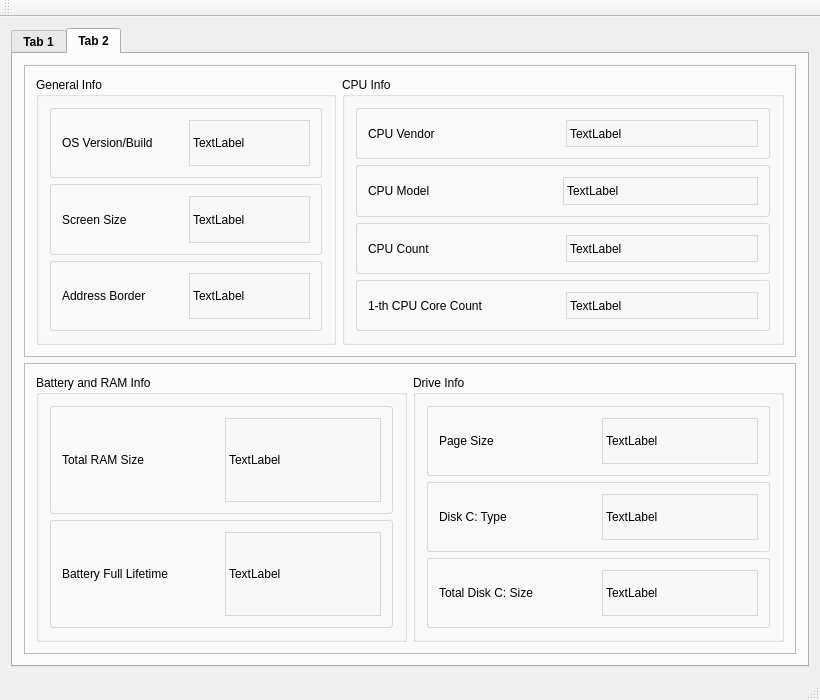
<?xml version="1.0" encoding="UTF-8"?>
<ui version="4.0">
 <class>MainWindow</class>
 <widget class="QMainWindow" name="MainWindow">
  <property name="geometry">
   <rect>
    <x>0</x>
    <y>0</y>
    <width>820</width>
    <height>700</height>
   </rect>
  </property>
  <property name="sizePolicy">
   <sizepolicy hsizetype="Fixed" vsizetype="Fixed">
    <horstretch>0</horstretch>
    <verstretch>0</verstretch>
   </sizepolicy>
  </property>
  <property name="minimumSize">
   <size>
    <width>820</width>
    <height>700</height>
   </size>
  </property>
  <property name="maximumSize">
   <size>
    <width>820</width>
    <height>700</height>
   </size>
  </property>
  <property name="windowTitle">
   <string>MainWindow</string>
  </property>
  <widget class="QWidget" name="centralWidget">
   <property name="sizePolicy">
    <sizepolicy hsizetype="Preferred" vsizetype="Preferred">
     <horstretch>0</horstretch>
     <verstretch>0</verstretch>
    </sizepolicy>
   </property>
   <property name="minimumSize">
    <size>
     <width>0</width>
     <height>0</height>
    </size>
   </property>
   <property name="maximumSize">
    <size>
     <width>16777215</width>
     <height>16777215</height>
    </size>
   </property>
   <layout class="QGridLayout" name="gridLayout">
    <item row="1" column="0">
     <widget class="QTabWidget" name="tabWidget">
      <property name="font">
       <font>
        <family>System</family>
        <weight>75</weight>
        <bold>true</bold>
       </font>
      </property>
      <property name="cursor">
       <cursorShape>ArrowCursor</cursorShape>
      </property>
      <property name="currentIndex">
       <number>1</number>
      </property>
      <widget class="QWidget" name="dynamicTab">
       <property name="font">
        <font>
         <family>System</family>
         <weight>75</weight>
         <bold>true</bold>
        </font>
       </property>
       <attribute name="title">
        <string>Tab 1</string>
       </attribute>
       <layout class="QGridLayout" name="gridLayout_2">
        <item row="0" column="0" colspan="2">
         <widget class="QFrame" name="frame_8">
          <property name="sizePolicy">
           <sizepolicy hsizetype="Fixed" vsizetype="Fixed">
            <horstretch>0</horstretch>
            <verstretch>0</verstretch>
           </sizepolicy>
          </property>
          <property name="minimumSize">
           <size>
            <width>775</width>
            <height>310</height>
           </size>
          </property>
          <property name="maximumSize">
           <size>
            <width>420</width>
            <height>310</height>
           </size>
          </property>
          <property name="frameShape">
           <enum>QFrame::StyledPanel</enum>
          </property>
          <property name="frameShadow">
           <enum>QFrame::Raised</enum>
          </property>
          <layout class="QGridLayout" name="gridLayout_14">
           <property name="topMargin">
            <number>0</number>
           </property>
           <property name="bottomMargin">
            <number>0</number>
           </property>
           <item row="0" column="1">
            <widget class="QGroupBox" name="groupBox_6">
             <property name="minimumSize">
              <size>
               <width>350</width>
               <height>0</height>
              </size>
             </property>
             <property name="maximumSize">
              <size>
               <width>16777215</width>
               <height>16777215</height>
              </size>
             </property>
             <property name="styleSheet">
              <string notr="true">.QFrame {
	border: 1px solid rgb(216, 216, 216);
	border-radius: 3px;
}

QFrame {;
	
	font: 75 8pt &quot;System&quot;;
}</string>
             </property>
             <property name="title">
              <string>Battery and Drive Info</string>
             </property>
             <layout class="QGridLayout" name="gridLayout_3">
              <item row="0" column="1">
               <widget class="QFrame" name="frame">
                <property name="styleSheet">
                 <string notr="true"/>
                </property>
                <property name="frameShape">
                 <enum>QFrame::StyledPanel</enum>
                </property>
                <property name="frameShadow">
                 <enum>QFrame::Raised</enum>
                </property>
                <layout class="QGridLayout" name="gridLayout_4">
                 <item row="0" column="1">
                  <widget class="QLabel" name="acPowerLabel">
                   <property name="styleSheet">
                    <string notr="true">.QLabel {
	background-color: rgb(247, 247, 247);
	border: 1px solid rgb(216, 216, 216)
}</string>
                   </property>
                   <property name="text">
                    <string>Unknown status</string>
                   </property>
                  </widget>
                 </item>
                 <item row="0" column="0">
                  <widget class="QLabel" name="label">
                   <property name="text">
                    <string>AC Power</string>
                   </property>
                  </widget>
                 </item>
                </layout>
               </widget>
              </item>
              <item row="2" column="1">
               <widget class="QFrame" name="frame_3">
                <property name="frameShape">
                 <enum>QFrame::StyledPanel</enum>
                </property>
                <property name="frameShadow">
                 <enum>QFrame::Raised</enum>
                </property>
                <layout class="QGridLayout" name="gridLayout_6">
                 <item row="0" column="1">
                  <widget class="QLabel" name="lifePercentLabel">
                   <property name="styleSheet">
                    <string notr="true">.QLabel {
	background-color: rgb(247, 247, 247);
	border: 1px solid rgb(216, 216, 216)
}</string>
                   </property>
                   <property name="text">
                    <string>30%</string>
                   </property>
                  </widget>
                 </item>
                 <item row="0" column="0">
                  <widget class="QLabel" name="label_5">
                   <property name="text">
                    <string>Life Percent</string>
                   </property>
                  </widget>
                 </item>
                </layout>
               </widget>
              </item>
              <item row="1" column="1">
               <widget class="QFrame" name="frame_2">
                <property name="frameShape">
                 <enum>QFrame::StyledPanel</enum>
                </property>
                <property name="frameShadow">
                 <enum>QFrame::Raised</enum>
                </property>
                <layout class="QGridLayout" name="gridLayout_5">
                 <item row="0" column="0">
                  <widget class="QLabel" name="label_3">
                   <property name="text">
                    <string>Charge Status</string>
                   </property>
                  </widget>
                 </item>
                 <item row="0" column="1">
                  <widget class="QLabel" name="chargeStatusLabel">
                   <property name="styleSheet">
                    <string notr="true">.QLabel {
	background-color: rgb(247, 247, 247);
	border: 1px solid rgb(216, 216, 216)
}</string>
                   </property>
                   <property name="text">
                    <string>High</string>
                   </property>
                  </widget>
                 </item>
                </layout>
               </widget>
              </item>
              <item row="3" column="1">
               <widget class="QFrame" name="frame_4">
                <property name="frameShape">
                 <enum>QFrame::StyledPanel</enum>
                </property>
                <property name="frameShadow">
                 <enum>QFrame::Raised</enum>
                </property>
                <layout class="QGridLayout" name="gridLayout_7">
                 <item row="0" column="0">
                  <widget class="QLabel" name="label_2">
                   <property name="text">
                    <string>LifeTime</string>
                   </property>
                  </widget>
                 </item>
                 <item row="0" column="1">
                  <widget class="QLabel" name="lifeTimeLabel">
                   <property name="styleSheet">
                    <string notr="true">.QLabel {
	background-color: rgb(247, 247, 247);
	border: 1px solid rgb(216, 216, 216)
}</string>
                   </property>
                   <property name="text">
                    <string>100 s</string>
                   </property>
                  </widget>
                 </item>
                </layout>
               </widget>
              </item>
              <item row="4" column="1">
               <widget class="QFrame" name="frame_7">
                <property name="frameShape">
                 <enum>QFrame::StyledPanel</enum>
                </property>
                <property name="frameShadow">
                 <enum>QFrame::Raised</enum>
                </property>
                <layout class="QGridLayout" name="gridLayout_13">
                 <item row="0" column="0">
                  <widget class="QLabel" name="label_7">
                   <property name="text">
                    <string>Disk C: Free Size</string>
                   </property>
                  </widget>
                 </item>
                 <item row="0" column="1">
                  <widget class="QLabel" name="driveFreeSizeLabel">
                   <property name="styleSheet">
                    <string notr="true">.QLabel {
	background-color: rgb(247, 247, 247);
	border: 1px solid rgb(216, 216, 216)
}</string>
                   </property>
                   <property name="text">
                    <string>TextLabel</string>
                   </property>
                  </widget>
                 </item>
                </layout>
               </widget>
              </item>
             </layout>
            </widget>
           </item>
           <item row="0" column="0">
            <widget class="QGroupBox" name="groupBox_5">
             <property name="sizePolicy">
              <sizepolicy hsizetype="Preferred" vsizetype="Preferred">
               <horstretch>0</horstretch>
               <verstretch>0</verstretch>
              </sizepolicy>
             </property>
             <property name="minimumSize">
              <size>
               <width>400</width>
               <height>0</height>
              </size>
             </property>
             <property name="maximumSize">
              <size>
               <width>16777215</width>
               <height>16777215</height>
              </size>
             </property>
             <property name="styleSheet">
              <string notr="true">.QFrame {
	border: 1px solid rgb(216, 216, 216);
	border-radius: 3px;
}

QFrame {;	
	font: 75 8pt &quot;System&quot;;
}
</string>
             </property>
             <property name="title">
              <string>RAM Info</string>
             </property>
             <layout class="QGridLayout" name="gridLayout_8">
              <item row="1" column="0">
               <widget class="QFrame" name="frame_6">
                <property name="frameShape">
                 <enum>QFrame::StyledPanel</enum>
                </property>
                <property name="frameShadow">
                 <enum>QFrame::Raised</enum>
                </property>
                <layout class="QGridLayout" name="gridLayout_10">
                 <item row="0" column="0">
                  <widget class="QLabel" name="label_6">
                   <property name="text">
                    <string>Physical Available</string>
                   </property>
                  </widget>
                 </item>
                 <item row="0" column="1">
                  <widget class="QLabel" name="ramAvailabalelLabel">
                   <property name="styleSheet">
                    <string notr="true">.QLabel {
	background-color: rgb(247, 247, 247);
	border: 1px solid rgb(216, 216, 216)
}</string>
                   </property>
                   <property name="text">
                    <string>100 B</string>
                   </property>
                  </widget>
                 </item>
                </layout>
               </widget>
              </item>
              <item row="0" column="0">
               <widget class="QFrame" name="frame_5">
                <property name="frameShape">
                 <enum>QFrame::StyledPanel</enum>
                </property>
                <property name="frameShadow">
                 <enum>QFrame::Raised</enum>
                </property>
                <layout class="QGridLayout" name="gridLayout_9">
                 <item row="0" column="0">
                  <widget class="QLabel" name="label_4">
                   <property name="text">
                    <string>Usage</string>
                   </property>
                  </widget>
                 </item>
                 <item row="0" column="1">
                  <widget class="QLabel" name="ramUsageLabel">
                   <property name="styleSheet">
                    <string notr="true">.QLabel {
	background-color: rgb(247, 247, 247);
	border: 1px solid rgb(216, 216, 216)
}</string>
                   </property>
                   <property name="text">
                    <string>30 %</string>
                   </property>
                  </widget>
                 </item>
                </layout>
               </widget>
              </item>
              <item row="2" column="0">
               <widget class="QTableWidget" name="processUsageTable"/>
              </item>
             </layout>
            </widget>
           </item>
          </layout>
         </widget>
        </item>
        <item row="1" column="0" rowspan="2" colspan="2">
         <widget class="QFrame" name="frame_9">
          <property name="frameShape">
           <enum>QFrame::StyledPanel</enum>
          </property>
          <property name="frameShadow">
           <enum>QFrame::Raised</enum>
          </property>
          <layout class="QGridLayout" name="gridLayout_12">
           <item row="0" column="0">
            <widget class="QGroupBox" name="groupBox">
             <property name="title">
              <string>CPU and Memory Info</string>
             </property>
             <layout class="QGridLayout" name="gridLayout_11">
              <item row="0" column="0">
               <widget class="QCustomPlot" name="dynamicPlotWidget" native="true"/>
              </item>
             </layout>
            </widget>
           </item>
          </layout>
         </widget>
        </item>
       </layout>
      </widget>
      <widget class="QWidget" name="staticTab">
       <property name="font">
        <font>
         <family>System</family>
        </font>
       </property>
       <attribute name="title">
        <string>Tab 2</string>
       </attribute>
       <layout class="QGridLayout" name="gridLayout_15">
        <item row="0" column="0">
         <widget class="QFrame" name="frame_10">
          <property name="frameShape">
           <enum>QFrame::StyledPanel</enum>
          </property>
          <property name="frameShadow">
           <enum>QFrame::Raised</enum>
          </property>
          <layout class="QGridLayout" name="gridLayout_16">
           <item row="0" column="1">
            <widget class="QGroupBox" name="groupBox_3">
             <property name="minimumSize">
              <size>
               <width>0</width>
               <height>0</height>
              </size>
             </property>
             <property name="styleSheet">
              <string notr="true">.QFrame {
	border: 1px solid rgb(216, 216, 216);
	border-radius: 3px;
}

QFrame {;
	
	font: 75 8pt &quot;System&quot;;
}</string>
             </property>
             <property name="title">
              <string>CPU Info</string>
             </property>
             <layout class="QGridLayout" name="gridLayout_20">
              <item row="0" column="0">
               <widget class="QFrame" name="frame_14">
                <property name="frameShape">
                 <enum>QFrame::StyledPanel</enum>
                </property>
                <property name="frameShadow">
                 <enum>QFrame::Raised</enum>
                </property>
                <layout class="QGridLayout" name="gridLayout_21">
                 <item row="0" column="0">
                  <widget class="QLabel" name="label_12">
                   <property name="text">
                    <string>CPU Vendor</string>
                   </property>
                  </widget>
                 </item>
                 <item row="0" column="1">
                  <widget class="QLabel" name="cpuVendorLabel">
                   <property name="styleSheet">
                    <string notr="true">.QLabel {
	background-color: rgb(247, 247, 247);
	border: 1px solid rgb(216, 216, 216)
}</string>
                   </property>
                   <property name="text">
                    <string>TextLabel</string>
                   </property>
                  </widget>
                 </item>
                </layout>
               </widget>
              </item>
              <item row="1" column="0">
               <widget class="QFrame" name="frame_15">
                <property name="frameShape">
                 <enum>QFrame::StyledPanel</enum>
                </property>
                <property name="frameShadow">
                 <enum>QFrame::Raised</enum>
                </property>
                <layout class="QGridLayout" name="gridLayout_22">
                 <item row="0" column="0">
                  <widget class="QLabel" name="label_14">
                   <property name="text">
                    <string>CPU Model</string>
                   </property>
                  </widget>
                 </item>
                 <item row="0" column="1">
                  <widget class="QLabel" name="cpuModelLabel">
                   <property name="sizePolicy">
                    <sizepolicy hsizetype="Fixed" vsizetype="Preferred">
                     <horstretch>0</horstretch>
                     <verstretch>0</verstretch>
                    </sizepolicy>
                   </property>
                   <property name="minimumSize">
                    <size>
                     <width>195</width>
                     <height>0</height>
                    </size>
                   </property>
                   <property name="maximumSize">
                    <size>
                     <width>195</width>
                     <height>16777215</height>
                    </size>
                   </property>
                   <property name="styleSheet">
                    <string notr="true">.QLabel {
	background-color: rgb(247, 247, 247);
	border: 1px solid rgb(216, 216, 216)
}</string>
                   </property>
                   <property name="text">
                    <string>TextLabel</string>
                   </property>
                   <property name="wordWrap">
                    <bool>true</bool>
                   </property>
                  </widget>
                 </item>
                </layout>
               </widget>
              </item>
              <item row="3" column="0">
               <widget class="QFrame" name="frame_16">
                <property name="frameShape">
                 <enum>QFrame::StyledPanel</enum>
                </property>
                <property name="frameShadow">
                 <enum>QFrame::Raised</enum>
                </property>
                <layout class="QGridLayout" name="gridLayout_23">
                 <item row="0" column="1">
                  <widget class="QLabel" name="firthCPuCoreCountLabel">
                   <property name="styleSheet">
                    <string notr="true">.QLabel {
	background-color: rgb(247, 247, 247);
	border: 1px solid rgb(216, 216, 216)
}</string>
                   </property>
                   <property name="text">
                    <string>TextLabel</string>
                   </property>
                  </widget>
                 </item>
                 <item row="0" column="0">
                  <widget class="QLabel" name="label_16">
                   <property name="text">
                    <string>1-th CPU Core Count</string>
                   </property>
                  </widget>
                 </item>
                </layout>
               </widget>
              </item>
              <item row="2" column="0">
               <widget class="QFrame" name="frame_17">
                <property name="frameShape">
                 <enum>QFrame::StyledPanel</enum>
                </property>
                <property name="frameShadow">
                 <enum>QFrame::Raised</enum>
                </property>
                <layout class="QGridLayout" name="gridLayout_24">
                 <item row="0" column="0">
                  <widget class="QLabel" name="label_18">
                   <property name="text">
                    <string>CPU Count</string>
                   </property>
                  </widget>
                 </item>
                 <item row="0" column="1">
                  <widget class="QLabel" name="cpuCountLabel">
                   <property name="styleSheet">
                    <string notr="true">.QLabel {
	background-color: rgb(247, 247, 247);
	border: 1px solid rgb(216, 216, 216)
}</string>
                   </property>
                   <property name="text">
                    <string>TextLabel</string>
                   </property>
                  </widget>
                 </item>
                </layout>
               </widget>
              </item>
             </layout>
            </widget>
           </item>
           <item row="0" column="0">
            <widget class="QGroupBox" name="groupBox_2">
             <property name="maximumSize">
              <size>
               <width>300</width>
               <height>16777215</height>
              </size>
             </property>
             <property name="styleSheet">
              <string notr="true">.QFrame {
	border: 1px solid rgb(216, 216, 216);
	border-radius: 3px;
}

QFrame {;
	
	font: 75 8pt &quot;System&quot;;
}</string>
             </property>
             <property name="title">
              <string>General Info</string>
             </property>
             <layout class="QGridLayout" name="gridLayout_17">
              <item row="1" column="0">
               <widget class="QFrame" name="frame_13">
                <property name="frameShape">
                 <enum>QFrame::StyledPanel</enum>
                </property>
                <property name="frameShadow">
                 <enum>QFrame::Raised</enum>
                </property>
                <layout class="QGridLayout" name="gridLayout_19">
                 <item row="0" column="0">
                  <widget class="QLabel" name="label_10">
                   <property name="text">
                    <string>Screen Size</string>
                   </property>
                  </widget>
                 </item>
                 <item row="0" column="1">
                  <widget class="QLabel" name="screenSizeLabel">
                   <property name="styleSheet">
                    <string notr="true">.QLabel {
	background-color: rgb(247, 247, 247);
	border: 1px solid rgb(216, 216, 216)
}</string>
                   </property>
                   <property name="text">
                    <string>TextLabel</string>
                   </property>
                   <property name="wordWrap">
                    <bool>true</bool>
                   </property>
                  </widget>
                 </item>
                </layout>
               </widget>
              </item>
              <item row="0" column="0">
               <widget class="QFrame" name="frame_12">
                <property name="frameShape">
                 <enum>QFrame::StyledPanel</enum>
                </property>
                <property name="frameShadow">
                 <enum>QFrame::Raised</enum>
                </property>
                <layout class="QGridLayout" name="gridLayout_18">
                 <item row="0" column="0">
                  <widget class="QLabel" name="label_8">
                   <property name="text">
                    <string>OS Version/Build</string>
                   </property>
                  </widget>
                 </item>
                 <item row="0" column="1">
                  <widget class="QLabel" name="osVersionLabel">
                   <property name="styleSheet">
                    <string notr="true">.QLabel {
	background-color: rgb(247, 247, 247);
	border: 1px solid rgb(216, 216, 216)
}</string>
                   </property>
                   <property name="text">
                    <string>TextLabel</string>
                   </property>
                  </widget>
                 </item>
                </layout>
               </widget>
              </item>
              <item row="2" column="0">
               <widget class="QFrame" name="frame_18">
                <property name="frameShape">
                 <enum>QFrame::StyledPanel</enum>
                </property>
                <property name="frameShadow">
                 <enum>QFrame::Raised</enum>
                </property>
                <layout class="QGridLayout" name="gridLayout_25">
                 <item row="0" column="0">
                  <widget class="QLabel" name="label_20">
                   <property name="text">
                    <string>Address Border</string>
                   </property>
                  </widget>
                 </item>
                 <item row="0" column="1">
                  <widget class="QLabel" name="AddressBorderLabel">
                   <property name="styleSheet">
                    <string notr="true">.QLabel {
	background-color: rgb(247, 247, 247);
	border: 1px solid rgb(216, 216, 216)
}</string>
                   </property>
                   <property name="text">
                    <string>TextLabel</string>
                   </property>
                   <property name="wordWrap">
                    <bool>true</bool>
                   </property>
                  </widget>
                 </item>
                </layout>
               </widget>
              </item>
             </layout>
            </widget>
           </item>
          </layout>
         </widget>
        </item>
        <item row="1" column="0">
         <widget class="QFrame" name="frame_11">
          <property name="frameShape">
           <enum>QFrame::StyledPanel</enum>
          </property>
          <property name="frameShadow">
           <enum>QFrame::Raised</enum>
          </property>
          <layout class="QGridLayout" name="gridLayout_26">
           <item row="0" column="0">
            <widget class="QGroupBox" name="groupBox_4">
             <property name="styleSheet">
              <string notr="true">.QFrame {
	border: 1px solid rgb(216, 216, 216);
	border-radius: 3px;
}

QFrame {;
	
	font: 75 8pt &quot;System&quot;;
}</string>
             </property>
             <property name="title">
              <string>Battery and RAM Info</string>
             </property>
             <layout class="QGridLayout" name="gridLayout_27">
              <item row="0" column="0">
               <widget class="QFrame" name="frame_19">
                <property name="frameShape">
                 <enum>QFrame::StyledPanel</enum>
                </property>
                <property name="frameShadow">
                 <enum>QFrame::Raised</enum>
                </property>
                <layout class="QGridLayout" name="gridLayout_28">
                 <item row="0" column="0">
                  <widget class="QLabel" name="label_11">
                   <property name="text">
                    <string>Total RAM Size</string>
                   </property>
                  </widget>
                 </item>
                 <item row="0" column="1">
                  <widget class="QLabel" name="totalRAMSizeLabel">
                   <property name="styleSheet">
                    <string notr="true">.QLabel {
	background-color: rgb(247, 247, 247);
	border: 1px solid rgb(216, 216, 216)
}</string>
                   </property>
                   <property name="text">
                    <string>TextLabel</string>
                   </property>
                  </widget>
                 </item>
                </layout>
               </widget>
              </item>
              <item row="1" column="0">
               <widget class="QFrame" name="frame_20">
                <property name="frameShape">
                 <enum>QFrame::StyledPanel</enum>
                </property>
                <property name="frameShadow">
                 <enum>QFrame::Raised</enum>
                </property>
                <layout class="QGridLayout" name="gridLayout_29">
                 <item row="2" column="0">
                  <widget class="QLabel" name="label_22">
                   <property name="text">
                    <string>Battery Full Lifetime</string>
                   </property>
                  </widget>
                 </item>
                 <item row="2" column="1">
                  <widget class="QLabel" name="batteryFullLifetimeLabel">
                   <property name="styleSheet">
                    <string notr="true">.QLabel {
	background-color: rgb(247, 247, 247);
	border: 1px solid rgb(216, 216, 216)
}</string>
                   </property>
                   <property name="text">
                    <string>TextLabel</string>
                   </property>
                  </widget>
                 </item>
                </layout>
               </widget>
              </item>
             </layout>
            </widget>
           </item>
           <item row="0" column="1">
            <widget class="QGroupBox" name="groupBox_7">
             <property name="styleSheet">
              <string notr="true">.QFrame {
	border: 1px solid rgb(216, 216, 216);
	border-radius: 3px;
}

QFrame {;
	
	font: 75 8pt &quot;System&quot;;
}</string>
             </property>
             <property name="title">
              <string>Drive Info</string>
             </property>
             <layout class="QGridLayout" name="gridLayout_30">
              <item row="1" column="0">
               <widget class="QFrame" name="frame_22">
                <property name="frameShape">
                 <enum>QFrame::StyledPanel</enum>
                </property>
                <property name="frameShadow">
                 <enum>QFrame::Raised</enum>
                </property>
                <layout class="QGridLayout" name="gridLayout_32">
                 <item row="0" column="0">
                  <widget class="QLabel" name="label_26">
                   <property name="text">
                    <string>Disk C: Type</string>
                   </property>
                  </widget>
                 </item>
                 <item row="0" column="1">
                  <widget class="QLabel" name="diskCTypeLabel">
                   <property name="styleSheet">
                    <string notr="true">.QLabel {
	background-color: rgb(247, 247, 247);
	border: 1px solid rgb(216, 216, 216)
}</string>
                   </property>
                   <property name="text">
                    <string>TextLabel</string>
                   </property>
                  </widget>
                 </item>
                </layout>
               </widget>
              </item>
              <item row="0" column="0">
               <widget class="QFrame" name="frame_21">
                <property name="frameShape">
                 <enum>QFrame::StyledPanel</enum>
                </property>
                <property name="frameShadow">
                 <enum>QFrame::Raised</enum>
                </property>
                <layout class="QGridLayout" name="gridLayout_31">
                 <item row="0" column="0">
                  <widget class="QLabel" name="label_24">
                   <property name="text">
                    <string>Page Size</string>
                   </property>
                  </widget>
                 </item>
                 <item row="0" column="1">
                  <widget class="QLabel" name="pageSizeLabel">
                   <property name="styleSheet">
                    <string notr="true">.QLabel {
	background-color: rgb(247, 247, 247);
	border: 1px solid rgb(216, 216, 216)
}</string>
                   </property>
                   <property name="text">
                    <string>TextLabel</string>
                   </property>
                  </widget>
                 </item>
                </layout>
               </widget>
              </item>
              <item row="2" column="0">
               <widget class="QFrame" name="frame_23">
                <property name="frameShape">
                 <enum>QFrame::StyledPanel</enum>
                </property>
                <property name="frameShadow">
                 <enum>QFrame::Raised</enum>
                </property>
                <layout class="QGridLayout" name="gridLayout_33">
                 <item row="1" column="0">
                  <widget class="QLabel" name="label_28">
                   <property name="text">
                    <string>Total Disk C: Size</string>
                   </property>
                  </widget>
                 </item>
                 <item row="1" column="1">
                  <widget class="QLabel" name="totalDiskCSizeLabel">
                   <property name="styleSheet">
                    <string notr="true">.QLabel {
	background-color: rgb(247, 247, 247);
	border: 1px solid rgb(216, 216, 216)
}</string>
                   </property>
                   <property name="text">
                    <string>TextLabel</string>
                   </property>
                  </widget>
                 </item>
                </layout>
               </widget>
              </item>
             </layout>
            </widget>
           </item>
          </layout>
         </widget>
        </item>
       </layout>
      </widget>
     </widget>
    </item>
   </layout>
  </widget>
  <widget class="QMenuBar" name="menuBar">
   <property name="geometry">
    <rect>
     <x>0</x>
     <y>0</y>
     <width>820</width>
     <height>20</height>
    </rect>
   </property>
  </widget>
  <widget class="QToolBar" name="mainToolBar">
   <attribute name="toolBarArea">
    <enum>TopToolBarArea</enum>
   </attribute>
   <attribute name="toolBarBreak">
    <bool>false</bool>
   </attribute>
  </widget>
  <widget class="QStatusBar" name="statusBar"/>
 </widget>
 <layoutdefault spacing="6" margin="11"/>
 <customwidgets>
  <customwidget>
   <class>QCustomPlot</class>
   <extends>QWidget</extends>
   <header>qcustomplot.h</header>
   <container>1</container>
  </customwidget>
 </customwidgets>
 <resources/>
 <connections/>
</ui>
